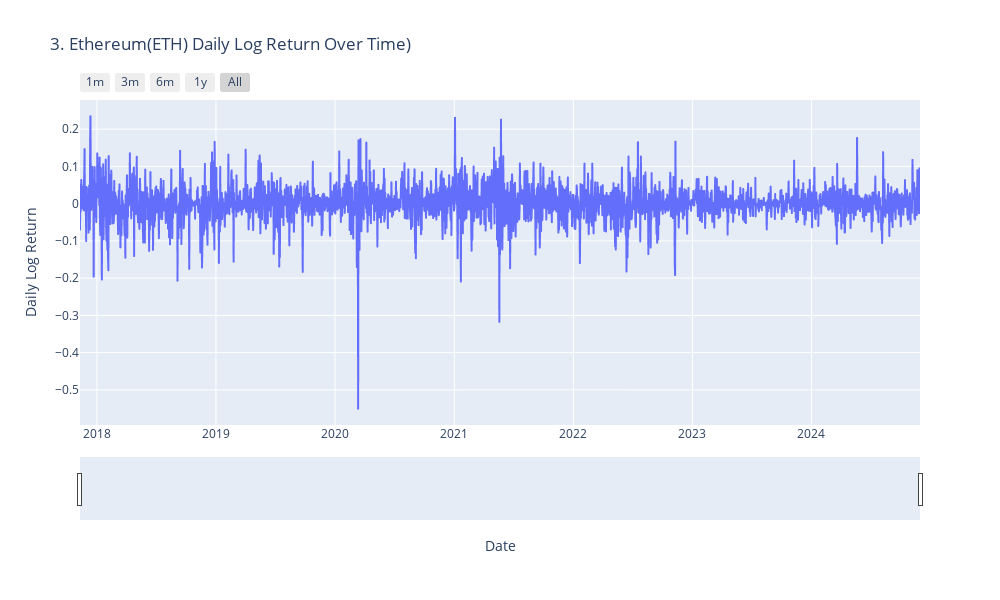

Notebook source saved alongside this figure:
### Code cell
import pandas as pd
import plotly.express as px
import numpy as np

# --- डेटा लोडिंग और तैयारी ---
file_name = "ETH-USD From 2017 To Dec-2024.csv"

# त्रुटि समाधान: 'latin-1' एन्कोडिंग का उपयोग करें
try:
    df = pd.read_csv(file_name, encoding='latin-1')
except Exception as e:
    print(f"Error reading file: {e}")
    df = pd.read_csv(file_name)

df['Date'] = pd.to_datetime(df['Date'])

# Log Return कॉलम को साफ़ करें और NaN/Inf हटा दें
df['Log Return'] = pd.to_numeric(df['Log Return'], errors='coerce')
df.replace([np.inf, -np.inf], np.nan, inplace=True)
df.dropna(subset=['Log Return'], inplace=True)

# **अपडेट**: Log Return को प्रतिशत (%) में बदलें
df['Log Return (%)'] = df['Log Return'] * 100

# --- प्लॉट बनाना ---
fig = px.line(df,
              x='Date',
              y='Log Return',
              title='3. Ethereum(ETH) Daily Log Return Over Time)')

# ड्रिल-डाउन सुविधा जोड़ना
fig.update_xaxes(
    rangeslider_visible=True,
    rangeselector=dict(
        buttons=list([
            dict(count=1, label="1m", step="month", stepmode="backward"),
            dict(count=3, label="3m", step="month", stepmode="backward"),
            dict(count=6, label="6m", step="month", stepmode="backward"),
            dict(count=1, label="1y", step="year", stepmode="backward"),
            dict(step="all", label="All")
        ])
    )
)

# लेआउट और साइज़ सेट करना
fig.update_layout(
    xaxis_title="Date",
    yaxis_title="Daily Log Return",
    hovermode="x unified",
    width=1000,
    height=600
)

# प्लॉट प्रदर्शित करना
fig.show()

### Figure 1 — Plotly figure (JSON) as saved in the notebook; plotly's stock layout.template omitted (floating-point values rounded to 4 significant figures; data arrays with more than 128 entries replaced by an {"elided": "..."} marker saying what was removed)
{"data": [{"hovertemplate": "Date=%{x}<br>Log Return=%{y}<extra></extra>", "legendgroup": "", "line": {"color": "#636efa", "dash": "solid"}, "marker": {"symbol": "circle"}, "mode": "lines", "name": "", "showlegend": false, "type": "scattergl", "x": {"elided": "2577 str values"}, "xaxis": "x", "y": {"elided": "2577 float values"}, "yaxis": "y"}], "layout": {"height": 600, "hovermode": "x unified", "legend": {"tracegroupgap": 0}, "title": {"text": "3. Ethereum(ETH) Daily Log Return Over Time)"}, "width": 1000, "xaxis": {"anchor": "y", "domain": [0, 1], "rangeselector": {"buttons": [{"count": 1, "label": "1m", "step": "month", "stepmode": "backward"}, {"count": 3, "label": "3m", "step": "month", "stepmode": "backward"}, {"count": 6, "label": "6m", "step": "month", "stepmode": "backward"}, {"count": 1, "label": "1y", "step": "year", "stepmode": "backward"}, {"label": "All", "step": "all"}]}, "rangeslider": {"visible": true}, "title": {"text": "Date"}}, "yaxis": {"anchor": "x", "domain": [0, 1], "title": {"text": "Daily Log Return"}}}}
